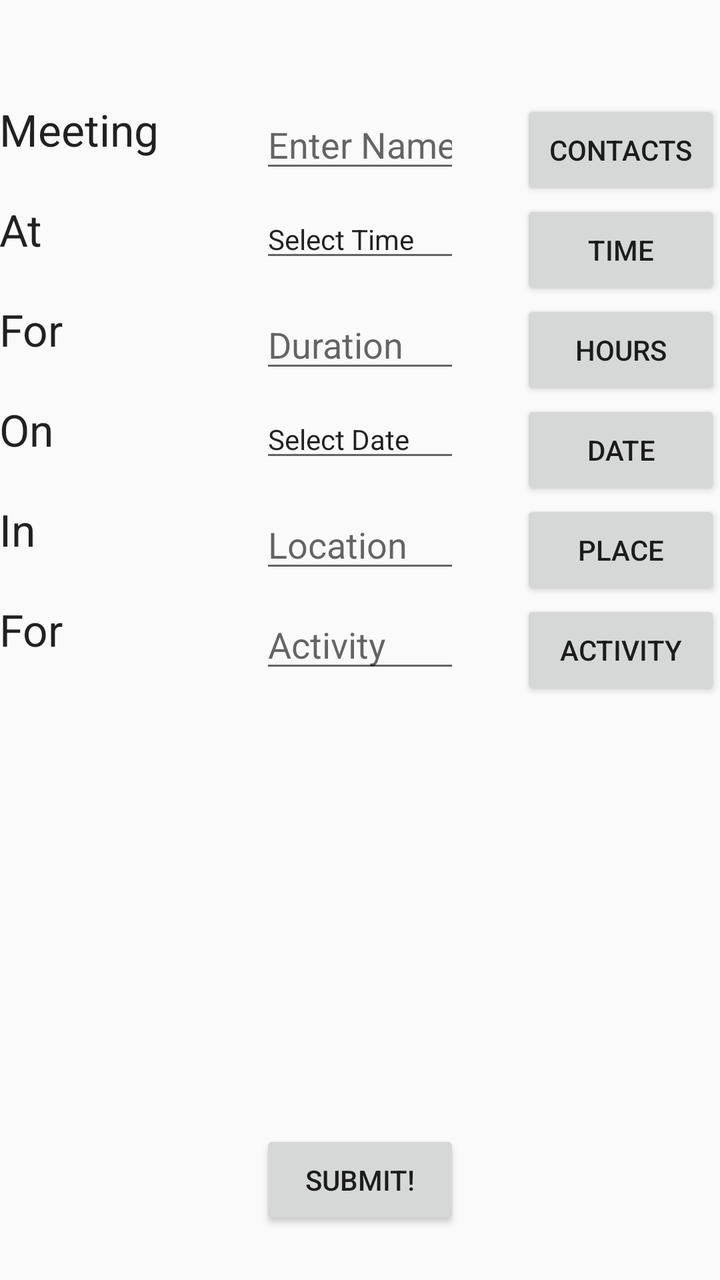
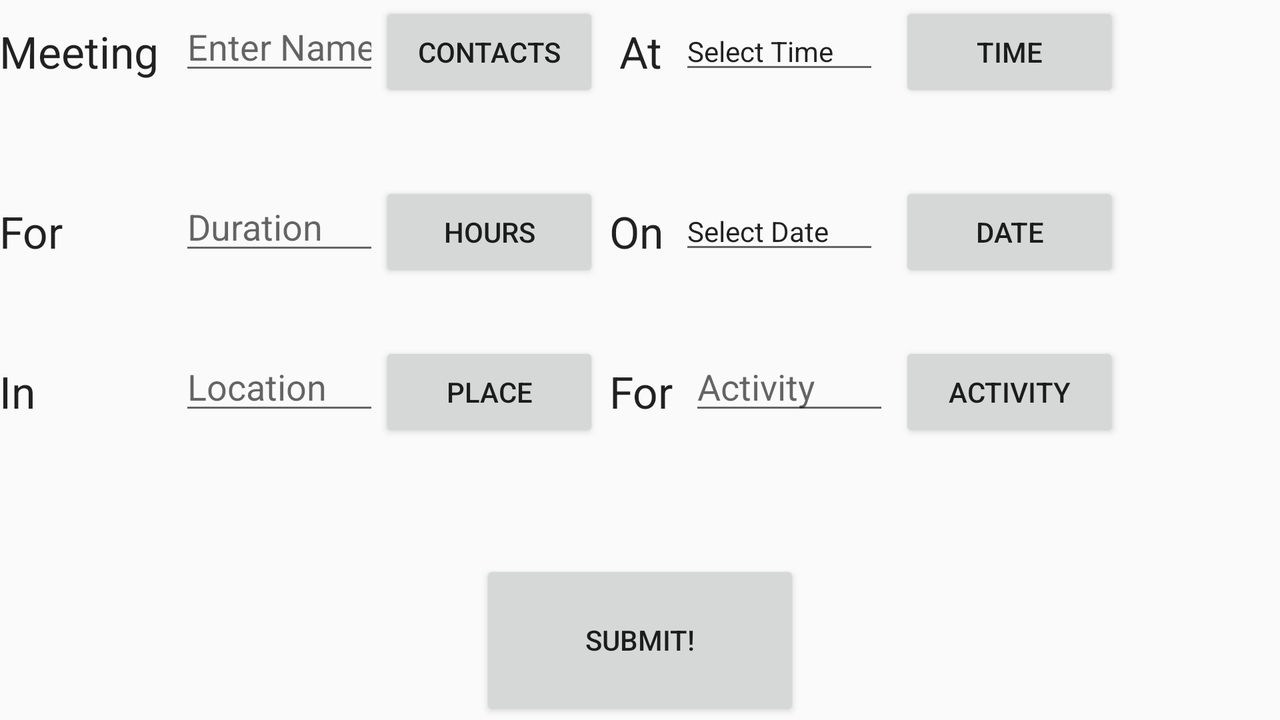

First picture: res/layout/ on a phone held upright. Second picture: the repository's own variant of that layout, on a device whose configuration matches the variant's folder. Source for both follows.
<!-- AndroidManifest.xml: application theme AppTheme -->
<!-- res/layout/arrange_meeting.xml -->
<?xml version="1.0" encoding="utf-8"?>
<RelativeLayout xmlns:android="http://schemas.android.com/apk/res/android"
    xmlns:tools="http://schemas.android.com/tools"
    android:layout_width="match_parent"
    android:layout_height="match_parent"
    android:paddingBottom="@dimen/activity_vertical_margin"
    android:paddingLeft="@dimen/activity_horizontal_margin"
    android:paddingRight="@dimen/activity_horizontal_margin"
    android:paddingTop="@dimen/activity_vertical_margin"
    tools:context="com.example.james.meetingplanner.ArrangeMeeting">

    <TextView
        android:layout_width="wrap_content"
        android:layout_height="wrap_content"
        android:textAppearance="?android:attr/textAppearanceLarge"
        android:text="Meeting"
        android:id="@+id/textCon"
        android:layout_alignParentTop="true"
        android:layout_alignParentStart="true"
        android:layout_marginTop="50dp" />

    <TextView
        android:layout_width="wrap_content"
        android:layout_height="wrap_content"
        android:textAppearance="?android:attr/textAppearanceLarge"
        android:text="At"
        android:id="@+id/textTime"
        android:layout_alignParentTop="true"
        android:layout_alignParentStart="true"
        android:layout_marginTop="100dp" />

    <TextView
        android:layout_width="wrap_content"
        android:layout_height="wrap_content"
        android:textAppearance="?android:attr/textAppearanceLarge"
        android:text="For"
        android:id="@+id/textDur"
        android:layout_alignParentTop="true"
        android:layout_alignParentStart="true"
        android:layout_marginTop="150dp" />

    <TextView
        android:layout_width="wrap_content"
        android:layout_height="wrap_content"
        android:textAppearance="?android:attr/textAppearanceLarge"
        android:text="On"
        android:id="@+id/textDate"
        android:layout_alignParentTop="true"
        android:layout_alignParentStart="true"
        android:layout_marginTop="200dp" />

    <TextView
        android:layout_width="wrap_content"
        android:layout_height="wrap_content"
        android:textAppearance="?android:attr/textAppearanceLarge"
        android:text="In"
        android:id="@+id/textLoc"
        android:layout_alignParentTop="true"
        android:layout_alignParentStart="true"
        android:layout_marginTop="250dp" />

    <TextView
        android:layout_width="wrap_content"
        android:layout_height="wrap_content"
        android:textAppearance="?android:attr/textAppearanceLarge"
        android:text="For"
        android:id="@+id/textAct"
        android:layout_alignParentTop="true"
        android:layout_alignParentStart="true"
        android:layout_marginTop="300dp" />

    <EditText
        android:layout_width="100dp"
        android:layout_height="wrap_content"
        android:inputType="textCapWords"
        android:hint="Enter Name"
        android:ems="10"
        android:id="@+id/editCon"
        android:singleLine="true"
        android:layout_alignParentTop="true"
        android:layout_centerHorizontal="true"
        android:layout_marginTop="50dp" />

    <TextView
        android:layout_width="100dp"
        android:layout_height="wrap_content"
        android:ems="10"
        android:text="Select Time"
        android:id="@+id/editTime"
        android:typeface="sans"
        android:textColor="?attr/editTextColor"
        android:background="?attr/editTextBackground"
        android:layout_alignParentTop="true"
        android:layout_centerHorizontal="true"
        android:layout_marginTop="100dp" />

    <EditText
        android:layout_width="100dp"
        android:layout_height="wrap_content"
        android:inputType="number"
        android:hint="Duration"
        android:ems="10"
        android:id="@+id/editDur"
        android:singleLine="true"
        android:layout_alignParentTop="true"
        android:layout_centerHorizontal="true"
        android:layout_marginTop="150dp" />

    <TextView
        android:layout_width="100dp"
        android:layout_height="wrap_content"
        android:ems="10"
        android:text="Select Date"
        android:id="@+id/editDate"
        android:typeface="sans"
        android:textColor="?attr/editTextColor"
        android:background="?attr/editTextBackground"
        android:layout_alignParentTop="true"
        android:layout_centerHorizontal="true"
        android:layout_marginTop="200dp" />

    <EditText
        android:layout_width="100dp"
        android:layout_height="wrap_content"
        android:hint="Location"
        android:inputType="textCapWords"
        android:id="@+id/editLoc"
        android:singleLine="true"
        android:layout_alignParentTop="true"
        android:layout_centerHorizontal="true"
        android:layout_marginTop="250dp" />

    <EditText
        android:layout_width="100dp"
        android:layout_height="wrap_content"
        android:hint="Activity"
        android:inputType="textCapWords"
        android:id="@+id/editAct"
        android:singleLine="true"
        android:layout_alignParentTop="true"
        android:layout_centerHorizontal="true"
        android:layout_marginTop="300dp" />

    <Button
        style="?android:attr/buttonStyleSmall"
        android:layout_width="100dp"
        android:layout_height="50dp"
        android:text="Contacts"
        android:id="@+id/buttonCon"
        android:onClick="onClick"
        android:layout_alignParentTop="true"
        android:layout_alignParentEnd="true"
        android:layout_marginTop="50dp" />

    <Button
        android:layout_width="100dp"
        android:layout_height="50dp"
        android:text="Time"
        android:id="@+id/buttonTime"
        android:onClick="onClick"
        android:layout_alignParentTop="true"
        android:layout_alignParentEnd="true"
        android:layout_marginTop="100dp" />

    <Button
        android:layout_width="100dp"
        android:layout_height="50dp"
        android:text="Hours"
        android:id="@+id/buttonDur"
        android:onClick="onClick"
        android:layout_alignParentTop="true"
        android:layout_alignParentEnd="true"
        android:layout_marginTop="150dp" />

    <Button
        android:layout_width="100dp"
        android:layout_height="50dp"
        android:text="Date"
        android:id="@+id/buttonDate"
        android:onClick="onClick"
        android:layout_alignParentTop="true"
        android:layout_alignParentEnd="true"
        android:layout_marginTop="200dp" />

    <Button
        style="?android:attr/buttonStyleSmall"
        android:layout_width="100dp"
        android:layout_height="50dp"
        android:text="Place"
        android:id="@+id/buttonLoc"
        android:onClick="onClick"
        android:layout_alignParentTop="true"
        android:layout_alignParentEnd="true"
        android:layout_marginTop="250dp" />

    <Button
        style="?android:attr/buttonStyleSmall"
        android:layout_width="100dp"
        android:layout_height="50dp"
        android:text="Activity"
        android:id="@+id/buttonAct"
        android:onClick="onClick"
        android:layout_alignParentTop="true"
        android:layout_alignParentEnd="true"
        android:layout_marginTop="300dp" />

    <Button
        android:layout_width="100dp"
        android:layout_height="50dp"
        android:text="Submit!"
        android:id="@+id/buttonSubmit"
        android:onClick="onClick"
        android:layout_alignParentBottom="true"
        android:layout_centerHorizontal="true"
        android:layout_marginBottom="25dp" />

</RelativeLayout>
<!-- resources referenced by this layout -->
<resources>
  <style name="AppTheme" parent="Theme.AppCompat.Light.DarkActionBar">
          
          <item name="colorPrimary">@color/colorPrimary</item>
          <item name="colorPrimaryDark">@color/colorPrimaryDark</item>
          <item name="colorAccent">@color/colorAccent</item>
          <item name="android:navigationBarColor">@color/colorPrimary</item>
  
  
      </style>
  <color name="colorPrimary">#668cff</color>
  <color name="colorPrimaryDark">#303F9F</color>
  <color name="colorAccent">#FF4081</color>
</resources>
<!-- res/layout-land/arrange_meeting.xml (the repository's variant of the layout above) -->
<!-- drawn on the phone turned sideways -->
<?xml version="1.0" encoding="utf-8"?>
<RelativeLayout xmlns:android="http://schemas.android.com/apk/res/android"
    xmlns:tools="http://schemas.android.com/tools"
    android:layout_width="match_parent"
    android:layout_height="match_parent"
    android:paddingBottom="@dimen/activity_vertical_margin"
    android:paddingLeft="@dimen/activity_horizontal_margin"
    android:paddingRight="@dimen/activity_horizontal_margin"
    android:paddingTop="1dp"
    tools:context="com.example.james.meetingplanner.ArrangeMeeting"
    >

    <TextView
        android:layout_width="wrap_content"
        android:layout_height="wrap_content"
        android:textAppearance="?android:attr/textAppearanceLarge"
        android:text="Meeting"
        android:id="@+id/textCon"
        android:layout_alignParentTop="true"
        android:layout_alignParentStart="true"
        android:layout_marginTop="10dp" />

    <TextView
        android:layout_width="wrap_content"
        android:layout_height="wrap_content"
        android:textAppearance="?android:attr/textAppearanceLarge"
        android:text="At"
        android:id="@+id/textTime"
        android:layout_alignParentTop="true"
        android:layout_alignParentStart="true"
        android:layout_marginLeft="310dp"
        android:layout_marginTop="10dp" />

    <TextView
        android:layout_width="wrap_content"
        android:layout_height="wrap_content"
        android:textAppearance="?android:attr/textAppearanceLarge"
        android:text="For"
        android:id="@+id/textDur"
        android:layout_alignParentTop="true"
        android:layout_alignParentStart="true"
        android:layout_marginLeft="0dp"
        android:layout_marginTop="100dp" />

    <TextView
        android:layout_width="wrap_content"
        android:layout_height="wrap_content"
        android:textAppearance="?android:attr/textAppearanceLarge"
        android:text="On"
        android:id="@+id/textDate"
        android:layout_alignParentTop="true"
        android:layout_marginLeft="305dp"
        android:layout_marginTop="100dp" />

    <TextView
        android:layout_width="wrap_content"
        android:layout_height="wrap_content"
        android:textAppearance="?android:attr/textAppearanceLarge"
        android:text="In"
        android:id="@+id/textLoc"
        android:layout_alignParentTop="true"
        android:layout_marginLeft="0dp"
        android:layout_marginTop="180dp" />

    <TextView
        android:layout_width="wrap_content"
        android:layout_height="wrap_content"
        android:textAppearance="?android:attr/textAppearanceLarge"
        android:text="For"
        android:id="@+id/textAct"
        android:layout_alignParentTop="true"
        android:layout_marginLeft="305dp"
        android:layout_marginTop="180dp" />

    <EditText
        android:layout_width="100dp"
        android:layout_height="wrap_content"
        android:inputType="textCapWords"
        android:hint="Enter Name"
        android:ems="10"
        android:id="@+id/editCon"
        android:singleLine="true"
        android:layout_alignParentTop="true"
        android:layout_marginLeft="90dp"
        android:layout_marginTop="0dp" />

    <TextView
        android:layout_width="100dp"
        android:layout_height="wrap_content"
        android:ems="10"
        android:text="Select Time"
        android:id="@+id/editTime"
        android:typeface="sans"
        android:textColor="?attr/editTextColor"
        android:background="?attr/editTextBackground"
        android:layout_alignParentTop="true"
        android:layout_marginLeft="340dp"
        android:layout_marginTop="5dp" />

    <EditText
        android:layout_width="100dp"
        android:layout_height="wrap_content"
        android:inputType="number"
        android:hint="Duration"
        android:ems="10"
        android:id="@+id/editDur"
        android:singleLine="true"
        android:layout_alignParentTop="true"

        android:layout_marginLeft="90dp"
        android:layout_marginTop="90dp" />

    <TextView
        android:layout_width="100dp"
        android:layout_height="wrap_content"
        android:ems="10"
        android:text="Select Date"
        android:id="@+id/editDate"
        android:typeface="sans"
        android:textColor="?attr/editTextColor"
        android:background="?attr/editTextBackground"
        android:layout_alignParentTop="true"
        android:layout_marginLeft="340dp"
        android:layout_marginTop="95dp" />

    <EditText
        android:layout_width="100dp"
        android:layout_height="wrap_content"
        android:hint="Location"
        android:inputType="textCapWords"
        android:id="@+id/editLoc"
        android:singleLine="true"
        android:layout_alignParentTop="true"
        android:layout_marginLeft="90dp"
        android:layout_marginTop="170dp" />

    <EditText
        android:layout_width="100dp"
        android:layout_height="wrap_content"
        android:hint="Activity"
        android:inputType="textCapWords"
        android:id="@+id/editAct"
        android:singleLine="true"
        android:layout_alignParentTop="true"
        android:layout_marginLeft="345dp"
        android:layout_marginTop="170dp" />

    <Button
        style="?android:attr/buttonStyleSmall"
        android:layout_width="110dp"
        android:layout_height="50dp"
        android:text="Contacts"
        android:id="@+id/buttonCon"
        android:onClick="onClick"
        android:layout_alignParentTop="true"
        android:layout_marginLeft="190dp"
        android:layout_marginTop="0dp" />

    <Button
        android:layout_width="110dp"
        android:layout_height="50dp"
        android:text="Time"
        android:id="@+id/buttonTime"
        android:onClick="onClick"
        android:layout_alignParentTop="true"
        android:layout_marginLeft="450dp"
        android:layout_marginTop="0dp" />

    <Button
        android:layout_width="110dp"
        android:layout_height="50dp"
        android:text="Hours"
        android:id="@+id/buttonDur"
        android:onClick="onClick"
        android:layout_alignParentTop="true"

        android:layout_marginLeft="190dp"
        android:layout_marginTop="90dp" />

    <Button
        android:layout_width="110dp"
        android:layout_height="50dp"
        android:text="Date"
        android:id="@+id/buttonDate"
        android:onClick="onClick"
        android:layout_alignParentTop="true"
        android:layout_marginLeft="450dp"
        android:layout_marginTop="90dp" />

    <Button
        style="?android:attr/buttonStyleSmall"
        android:layout_width="110dp"
        android:layout_height="50dp"
        android:text="Place"
        android:id="@+id/buttonLoc"
        android:layout_alignParentTop="true"
        android:layout_marginLeft="190dp"
        android:layout_marginTop="170dp" />

    <Button
        style="?android:attr/buttonStyleSmall"
        android:layout_width="110dp"
        android:layout_height="50dp"
        android:text="Activity"
        android:id="@+id/buttonAct"
        android:layout_alignParentTop="true"
        android:layout_marginLeft="450dp"
        android:layout_marginTop="170dp" />

    <Button
        android:layout_width="160dp"
        android:layout_height="80dp"
        android:text="Submit!"
        android:id="@+id/buttonSubmit"
        android:onClick="onClick"
        android:layout_alignParentBottom="true"
        android:layout_centerHorizontal="true"
        android:layout_marginBottom="0dp" />

</RelativeLayout>
